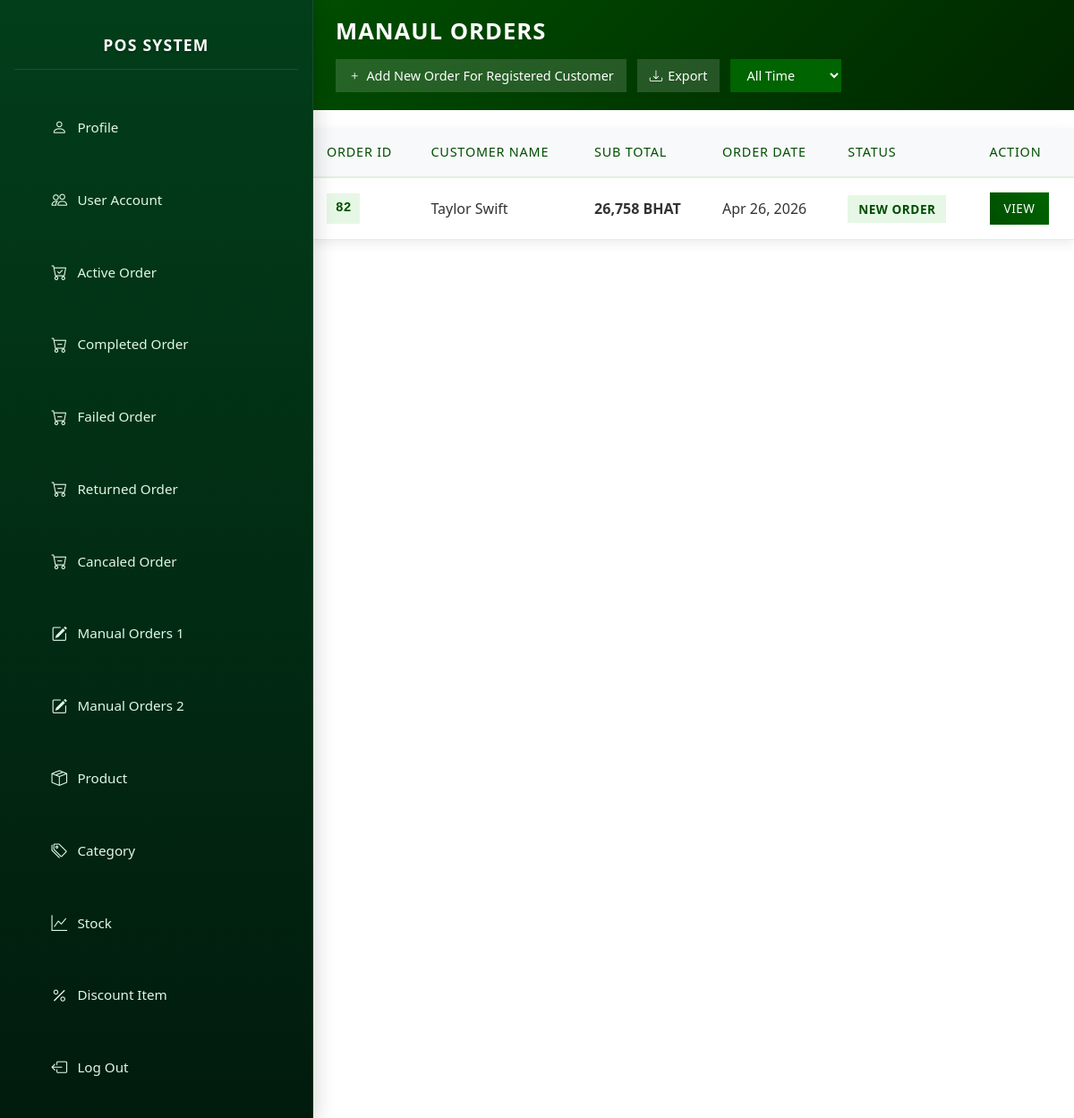
Screenshot of /admin/manual_order.php (signed in) with the database file from the repository.
### tables this page shows
CREATE TABLE `orderr` (
  `orderID` int(11) NOT NULL,
  `paymentValid` tinyint(4) DEFAULT NULL,
  `totalCost` double DEFAULT NULL,
  `orderDate` date DEFAULT NULL,
  `paymentStatus` int(11) DEFAULT NULL,
  `orderStatus` int(11) DEFAULT NULL,
  `trackingStatus` int(11) DEFAULT NULL,
  `accountID` int(11) DEFAULT NULL,
  `paymentType` int(11) DEFAULT NULL,
  `addressID` int(11) DEFAULT NULL,
  `isManual` tinyint(4) DEFAULT NULL,
  `manualCustomerName` varchar(2000) DEFAULT NULL,
  `manualNote` longtext DEFAULT NULL
);

CREATE TABLE `account` (
  `accountID` int(11) NOT NULL,
  `name` varchar(500) NOT NULL,
  `email` varchar(500) NOT NULL,
  `passcode` varchar(2000) NOT NULL,
  `phoneNumber` varchar(500) NOT NULL,
  `birthday` date NOT NULL,
  `roleID` int(11) NOT NULL,
  `pin` varchar(6) DEFAULT NULL,
  `profile` int(11) DEFAULT NULL,
  `registerDate` date DEFAULT NULL
);

### admin/manual_order.php (the view, shortened to what this page needs)
<?php
include "../connection/connectdb.php";
$filter = $_GET['filter'] ?? 'all';
$whereDate = "";
$query = "SELECT * FROM orderr JOIN account ON orderr.accountID = account.accountID WHERE orderr.isManual=1 $whereDate ORDER BY orderr.orderDate DESC";
$result = $conn->query($query);
?>
<!DOCTYPE html>
<html lang="en">
<head>
    <?php include "./layout/header.php"; ?>
</head>
<body>
    <?php
        include "nav.php";
        $login = $_SESSION['login'] ?? false;
        if($login == true) {
        echo "<div class='main-content'>";
        echo "<form id='filterForm' method='get' style='display:inline;'>";
            echo "<div class='page-header'>";
            echo "<h1>Manaul Orders</h1>";
            echo "<div class='header-actions'>";
            echo "<a href='registered_customer.php' class='btn-add'><i class='bi bi-plus'></i> Add New Order For Registered Customer</a>";
            echo "<button type='submit' name='export' value='csv'><i class='bi bi-download'></i> Export</button>";
            echo "<select name='filter' onchange='document.getElementById(\"filterForm\").submit();'>";
            echo "<option value='all'"      . ($filter === 'all'      ? ' selected' : '') . ">All Time</option>";
            echo "</select>";
            echo "</div></div></form>";
        if ($result && $result->num_rows > 0) {
            echo "<table class='orders-table'>";
            echo "<thead><tr>";
            echo "<th>Order ID</th>";
            echo "<th>Customer Name</th>";
            echo "<th>Sub Total</th>";
            echo "<th>Order Date</th>";
            echo "<th>Status</th>";
            echo "<th>Action</th>";
            echo "</tr></thead>";
            echo "<tbody>";
            while ($row = $result->fetch_assoc()) {
                $statusClass = 'status-new';
                $statusText = 'New Order';
                echo "<tr>";
                echo "<td data-label='Order ID'><span class='order-id'>" . htmlspecialchars($row['orderID']) . "</span></td>";
                if($row['name']!=null){
                    echo "<td data-label='Name'>" . htmlspecialchars($row['name']) . "</td>";
                }
                else{
                    echo "<td data-label='Name'>" . htmlspecialchars($row['manualName']) . "</td>";
                }
                echo "<td data-label='Total Cost'><strong>" . number_format($row['totalCost']) . " BHAT</strong></td>";
                echo "<td data-label='Order Date'>" . date('M j, Y', strtotime($row['orderDate'])) . "</td>";
                echo "<td data-label='Status'><span class='status-badge $statusClass'>$statusText</span></td>";
                echo "<td data-label='Action'><a href='specific_manual_order.php?orderID=" . urlencode($row['orderID']) . "' class='btn-view'>View</a></td>";
                echo "</tr>";
            }
            echo "</tbody></table>";
        } else {
            echo "<div class='no-orders'>No Manual orders at the moment.</div>";
        }
        echo "</div>";
        }
    ?>
</body>
</html>

### admin/style.css (style rules this page uses)
body { margin: 0; font-family: 'Calibri', sans-serif; background: #f8f9fa; }
.main-content { margin-left: 350px; padding: 0 !important; transition: margin-left 0.35s cubic-bezier(0.4, 0, 0.2, 1); min-height: 100vh; }
html { scroll-behavior: smooth; scrollbar-width: 5px; scrollbar-color: #044606 rgb(0, 0, 0); }

### admin/manual_order.php (style rules this page uses)
.main-content { padding: 20px; }
.page-header { background: linear-gradient(135deg, #004d00, #002600); color: white; padding: 20px 25px; border-radius: 0; margin: 0 0 20px 0; display: flex; justify-content: space-between; align-items: center; flex-wrap: wrap; gap: 15px; }
.page-header h1 { margin: 0; font-size: 1.6rem; font-weight: 600; text-transform: uppercase; letter-spacing: 1px; }
.header-actions { display: flex; gap: 12px; align-items: center; flex-wrap: wrap; }
.header-actions button { background: rgba(255,255,255,0.15); border: none; color: white; padding: 8px 14px; border-radius: 0; font-size: 0.9rem; cursor: pointer; transition: all 0.3s ease; display: flex; align-items: center; gap: 6px; }
.header-actions select { background: rgba(255,255,255,0.15); border: none; color: white; padding: 8px 14px; border-radius: 0; font-size: 0.9rem; }
.orders-table { width: 100%; border-collapse: collapse; background: white; box-shadow: 0 4px 12px rgba(0,0,0,0.08); border-radius: 0; overflow: hidden; }
.orders-table thead { background: #f8f9fa; border-bottom: 2px solid #e0f0e0; }
.orders-table thead th { padding: 16px 15px; text-align: left; font-weight: 500; color: #004d00; font-size: 0.9rem; text-transform: uppercase; letter-spacing: 0.8px; }
.orders-table tbody tr { transition: all 0.3s ease; border-bottom: 1px solid #e9ecef; }
.orders-table td { padding: 16px 15px; vertical-align: middle; font-size: 1rem; color: #333; }
.order-id { font-family: 'Courier New', monospace; background: #e6f7e6; color: #004d00; padding: 6px 10px; border-radius: 0; font-weight: 600; font-size: 0.9rem; display: inline-block; }
.status-badge { padding: 6px 12px; border-radius: 0; font-size: 0.85rem; font-weight: 600; text-transform: uppercase; letter-spacing: 0.5px; }
.status-new { background: #e6f7e6; color: #004d00; }
.btn-view { background: linear-gradient(45deg, #004d00, #006600); color: white; padding: 8px 16px; border: none; border-radius: 0; text-decoration: none; font-size: 0.85rem; font-weight: 500; text-transform: uppercase; letter-spacing: 0.5px; transition: all 0.3s ease; display: inline-block; }
.header-actions select { background: #006400 !important; color: #fff !important; border: 0px solid #b8860b !important; padding: 8px 14px !important; border-radius: 0 !important; font-size: 0.9rem !important; font-weight: 500 !important; background-repeat: no-repeat; background-position: right 12px center; cursor: pointer; transition: all 0.3s ease; }
.header-actions select option { background: #e6f3e6 !important; color: #004d00 !important; font-weight: 600; }
.header-actions select option:checked, .header-actions select option:hover { background: #006400 !important; color: #b8860b !important; }
.btn-add { background: rgba(255,255,255,0.15); border: none; color: white; padding: 8px 14px; border-radius: 0; font-size: 0.9rem; cursor: pointer; transition: all 0.3s ease; text-decoration: none; display: flex; align-items: center; gap: 6px; }

### rows the page displays
orderr: orderID "82", accountID.name "Taylor Swift", totalCost "26,758", orderDate "Apr 26, 2026", statusText "NEW ORDER"
